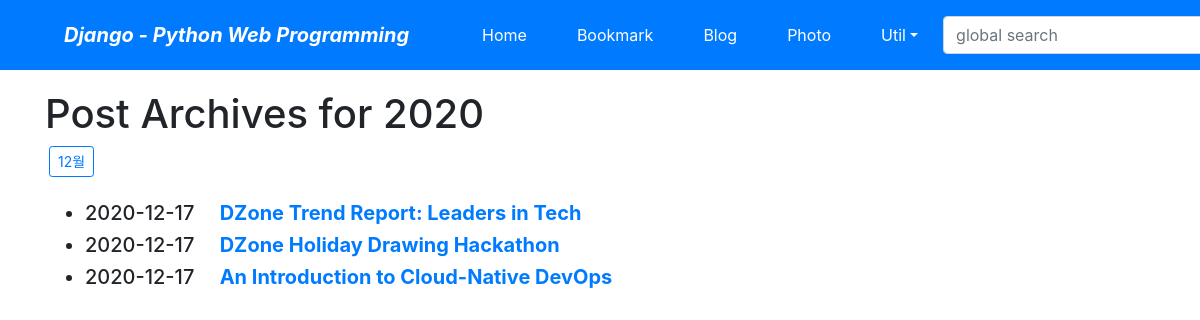
Screenshot of /blog/archive/2020/ with the database file from the repository.
### blog/models.py (models this page shows, shortened)
class Post(models.Model):
    title = models.CharField(verbose_name = "TITLE", max_length=100)
    slug = models.SlugField(verbose_name='SLUG', max_length=100, allow_unicode=True, help_text='one word for title alias. ')    # this is title -> this-is-title
    description = models.CharField(verbose_name="DESCRIPTION", max_length=100)
    content = models.TextField(verbose_name='CONTENT')
    create_dt = models.DateTimeField(verbose_name='CREATE DATE', auto_now_add=True)
    modify_dt = models.DateTimeField(verbose_name='MODIFY DATE', auto_now=True)
    owner = models.ForeignKey(User, on_delete=models.CASCADE, blank=True, null=True, verbose_name="OWNER")
    class Meta:
        verbose_name = 'post'
        verbose_name_plural = 'posts'
        db_table = 'blog_posts'
        ordering = ('-modify_dt',)
        pass
    def get_absolute_url(self):
        return reverse("blog:post_detail", args=(self.slug,)) # /blog/this-is-title

### blog/views.py (the view)
# urls.py: path('archive/<int:year>/', PostYAV.as_view(), name='post_year_archive'),
class PostYAV(YearArchiveView):
    model = Post
    date_field = 'modify_dt'
    make_object_list = True

### blog/templates/blog/post_archive_year.html (shortened to what this page needs)
{% extends "base.html" %}
{% block content %}
    <h1>Post Archives for {{ year|date:"Y" }}</h1>
    {% for date in date_list %}
    <a href="{% url 'blog:post_month_archive' date|date:'Y' date|date:'m' %}"
       class="btn btn-outline-primary btn-sm mx-1">
        {{ date|date:"F" }}</a>
    {% endfor %}
    <br><br>
    <div>
        <ul>
            {% for post in object_list %}
            <li class="h5">
                {{ post.modify_dt|date:"Y-m-d" }}&emsp;
                <a href="{{ post.get_absolute_url }}"><strong>{{ post.title }}</strong></a>
            </li>
            {% endfor %}
        </ul>
    </div>
{% endblock %}

### rows the page displays
Post: modify_dt "2020-12-17", title "DZone Trend Report: Leaders in Tech"
Post: modify_dt "2020-12-17", title "DZone Holiday Drawing Hackathon"
Post: modify_dt "2020-12-17", title "An Introduction to Cloud-Native DevOps"

### other values shown
{{ year|date:"Y" }} "2020"
{{ date|date:"F" }} "12월"
